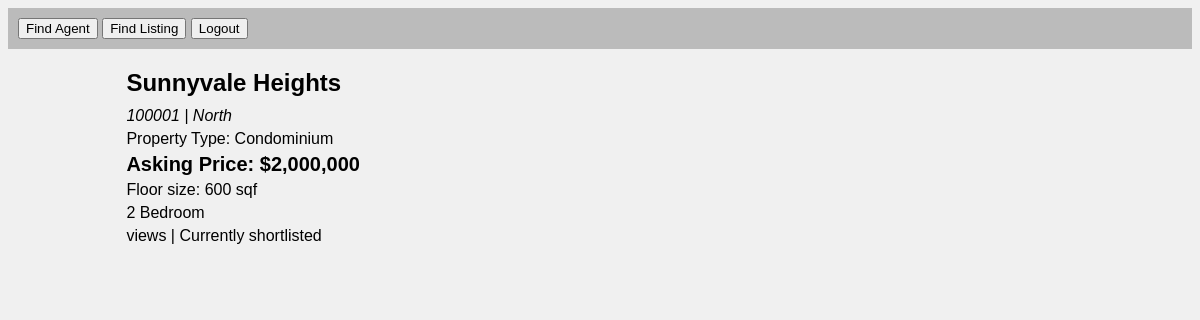
The page /Boundary/ra/viewListingB.php?id=1 on the database its author committed.
### tables this page shows
CREATE TABLE `listing` (
  `listing_id` int(11) NOT NULL,
  `ra_id` int(11) NOT NULL,
  `user_id` int(11) NOT NULL,
  `region` enum('North','South','East','West','Central') NOT NULL,
  `type` enum('Condominium','Landed Property','HDB Flat') NOT NULL,
  `location` text NOT NULL,
  `postal` int(6) NOT NULL,
  `price` int(11) NOT NULL,
  `rooms` int(1) NOT NULL,
  `size` int(11) NOT NULL,
  `views` int(11) DEFAULT NULL,
  `shortlists` int(11) DEFAULT NULL
);

### Boundary/ra/viewListingE.php (the view)
<?php
class ListingDetails {
    private $conn;
    public function __construct($connection) {
        $this->conn = $connection;
    }
    public function getListingDetails($listing_id) {
        $sql = "SELECT * FROM listing WHERE listing_id = $listing_id";
        $result = $this->conn->query($sql);
        if ($result->num_rows > 0) {
            while ($row = $result->fetch_assoc()) {
                return $row;
            }
        } else {
            return null;
        }
    }
}
$listing = new ListingDetails($conn);
$listing_id = $_GET['id'];
$listingDetails = $listing->getListingDetails($listing_id);
?>
<body>
    <div class="container">
        <div class="title"><?php echo $listingDetails["location"]; ?></div>
        <div class="postal-code"><?php echo $listingDetails["postal"]; ?> | <?php echo $listingDetails["region"]; ?></div>
        <div class="property-type">Property Type: <?php echo $listingDetails["type"]; ?></div>
        <div class="price">Asking Price: $<?php echo number_format($listingDetails["price"]); ?></div>
        <div class="floor-size">Floor size: <?php echo $listingDetails["size"]; ?> sqf</div>
        <div class="bedroom"><?php echo $listingDetails["rooms"]; ?> Bedroom</div>
        <div class="views"><?php echo $listingDetails["views"]; ?> views | <?php echo $listingDetails["shortlists"]; ?> Currently shortlisted</div>
    </div>
</body>
</html>

### Boundary/ra/viewListingB.php (style rules this page uses)
body { font-family: Arial, sans-serif; background-color: #f0f0f0; }
.container { margin: 20px auto; width: 80%; text-align: left; }
.title { font-size: 24px; font-weight: bold; margin-bottom: 10px; }
.postal-code { font-style: italic; margin-bottom: 5px; }
.property-type { margin-bottom: 5px; }
.price { font-size: 20px; font-weight: bold; margin-bottom: 5px; }
.floor-size { margin-bottom: 5px; }
.bedroom { margin-bottom: 5px; }
.views { margin-bottom: 10px; }

### rows shown on the page
listing: location "Sunnyvale Heights", postal "100001", region "North", type "Condominium", price "2,000,000", size "600", rooms "2"
